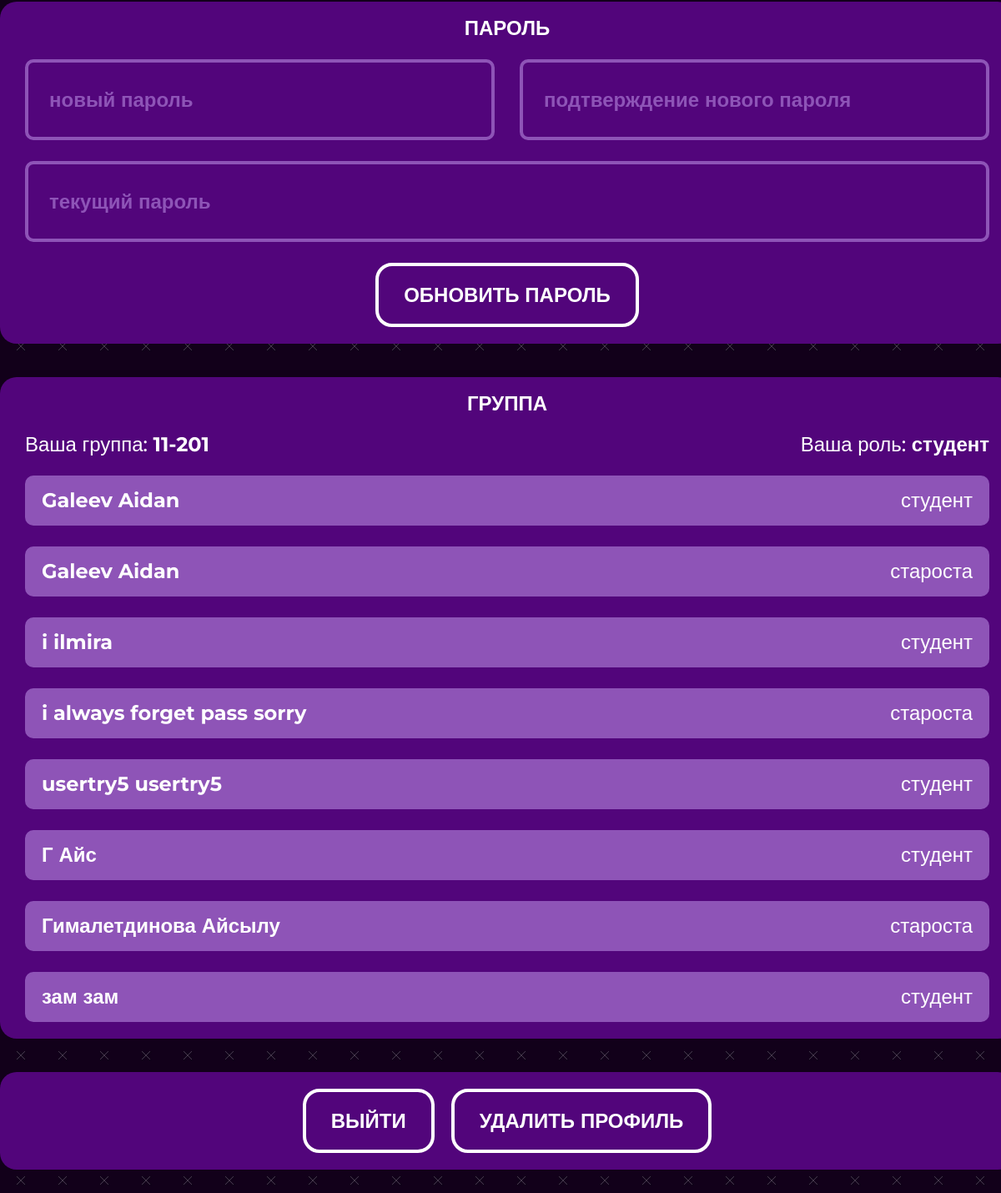
Page /profile (signed in, lower part) on the earlier database version.
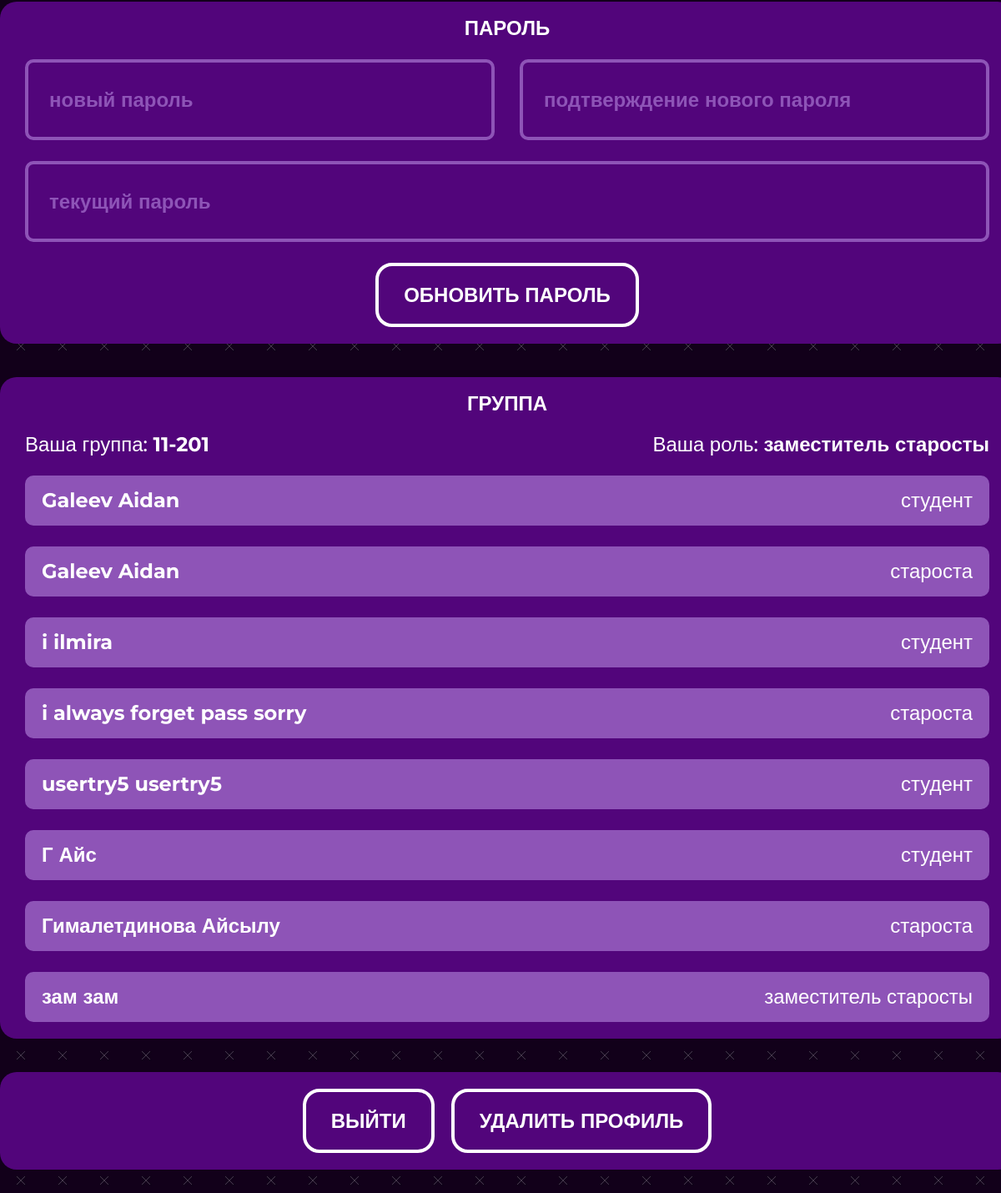
Same page on the later database version.
### main/models.py (models this page shows, shortened)
class Student(models.Model):
    SIMPLE_STUDENT = 0
    STUDENT_WITH_CAPABILITIES = 1
    HEADMAN = 2
    PERMISSION = [
        (SIMPLE_STUDENT, 'Обычный студент'),
        (STUDENT_WITH_CAPABILITIES, 'Студент с дополнительными возможностями'),
        (HEADMAN, 'Староста')
    ]
    WAITING = 0
    IS_APPPROVED = 1
    NOT_APPPROVED = 2
    STATE =[
        (WAITING, "Ожидание"),
        (IS_APPPROVED, 'Одобрено'),
        (NOT_APPPROVED, "Не одобрено")
    ]
    permission = models.SmallIntegerField(choices=PERMISSION, default=SIMPLE_STUDENT)
    room = models.ForeignKey(Room, on_delete=models.CASCADE)
    user = models.OneToOneField(User, on_delete=models.CASCADE)
    state = models.SmallIntegerField(choices=STATE, default=WAITING)
    class Meta:
        ordering = ['state']

class Room(models.Model):
    code = models.CharField(max_length=10, default=rand, primary_key=True)
    name = models.CharField(max_length=10, blank=True)
    def __str__(self):
        return self.name

### main/views.py (the view, shortened to what this page needs)
# urls.py: path('profile', views.profile, name='profile'),
@login_required()
def profile(request):
    cur_student = get_student(request)
    STATUS = {
        0: 'студент',
        1: 'заместитель старосты',
        2: 'староста'
    }
    room_name = cur_student.room.name
    contex = {
        'navbar': 'profile',
        'cur_student': cur_student,
        'perm': cur_student.permission,
        'status': STATUS.get(cur_student.permission),
        'group': get_group(cur_student),
        'room_name': room_name,
        'STATUS': STATUS
    }
    return render(request, "main/profile.html", context=contex)

### main/views.py (called while the page is built)
@register.filter
def get_item(dict, key):
    return dict.get(key)

def get_student(request):
    return Student.objects.get(user=request.user)

def get_group(cur_student):
    group = Student.objects.filter(room=cur_student.room).order_by('user__last_name', 'user__first_name')
    return group

### main/templates/main/profile.html (shortened to what this page needs)
{% extends 'main/base.html' %}
{% load static %}
{% block content %}
  <div class="container">
    <div class="profile__container">
      <div class="profile__box">
        <h4 class="profile__title">
          ПАРОЛЬ
        </h4>
        <form class="profile__form" action="" method="post">
          <div class="profile__new-password">
            <label class="password__label" name="password">
              <input type="password" class="input password profile__password" name='password1' placeholder="новый пароль">
            </label>
            <label class="password__label" name="password">
              <input type="password" class="input password profile__password" name='password2' placeholder="подтверждение нового пароля">
            </label>
          </div>
          <label class="password__label" name="pass">
            <input type="password" class="input password profile__input" name='pass' placeholder="текущий пароль">
          </label>
          <input type="submit" class="btn" name='newpass' value="ОБНОВИТЬ ПАРОЛЬ">
        </form>
      </div>
      <div class="profile__box">
        <h4 class="profile__title">
          ГРУППА
        </h4>
        <div class="profile__group">
          <p class="profile__group-text">Ваша группа: <strong>{{ cur_student.room }}</strong></p>
          <p class="profile__group-text">Ваша роль: <strong>{{ status }}</strong></p>
        </div>
        {% for student in group %}
        <form class="profile__person" action="" method="post">
          <p class="profile__person-name">
            {{ student.user.last_name }} {{ student.user.first_name }}
          </p>
          <p class="profile__person-status">
            {{STATUS|get_item:student.permission}}
          </p>
        </form>
        {% endfor %}
      </div>
          <div class="profile__box">
        <form method="post" class="exitdelete">
            <input type="submit" class="btn" name = 'exit' value="ВЫЙТИ" >
            <input type="submit" class="btn" name = 'delete' value="УДАЛИТЬ ПРОФИЛЬ" >
        </form>
      </div>
    </div>
  </div>
{% endblock content %}

Differences in the rows shown:
changed Student "зам": permission "студент" → "заместитель старосты"
Other differences:
{{ status }}: "студент" → "заместитель старосты"
